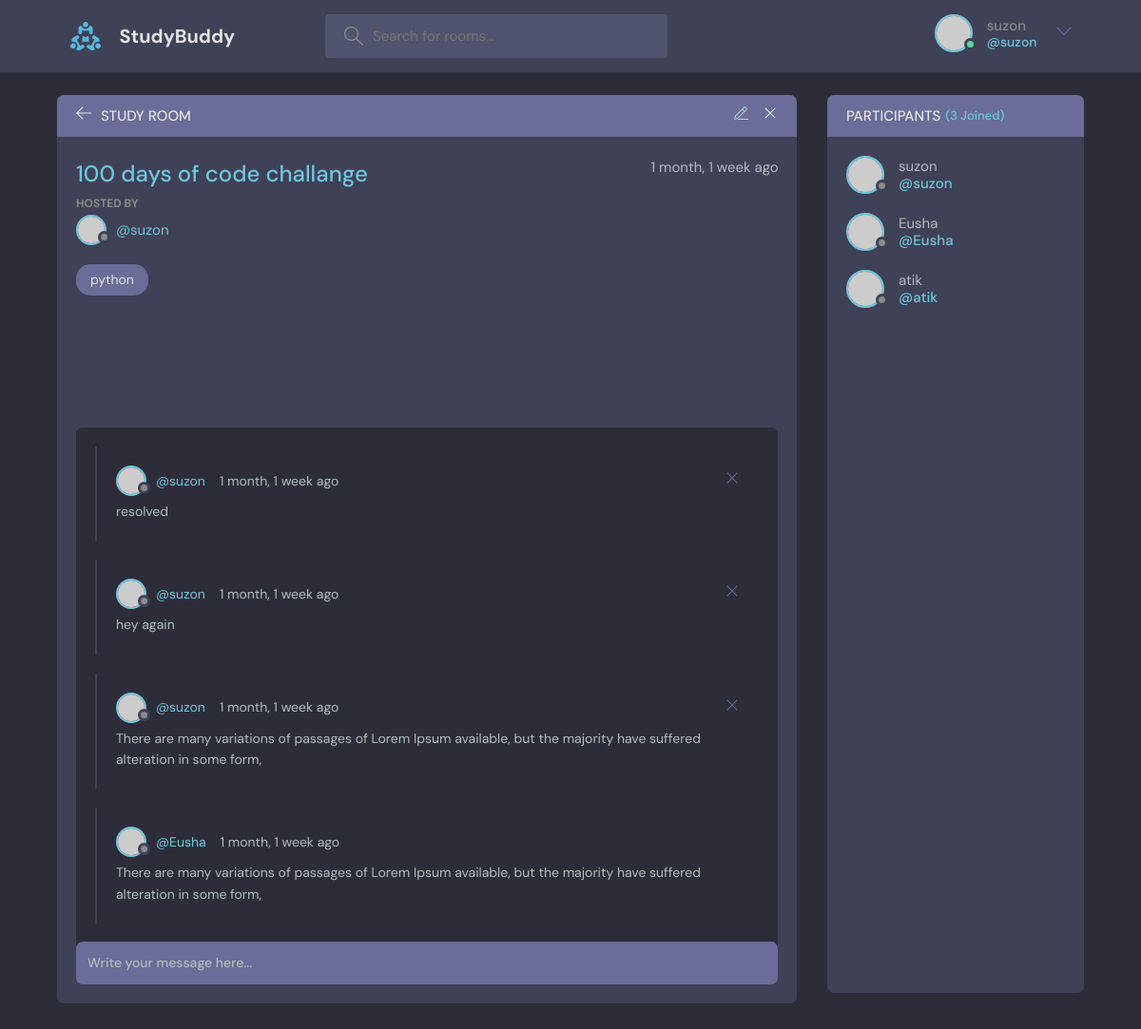
/room/2/ (signed in), run on the app's committed database.
### base/models.py (models this page shows, shortened)
class Room(models.Model):
    host = models.ForeignKey(User, on_delete=models.SET_NULL, null=True)
    topic = models.ForeignKey(Topic, on_delete=models.SET_NULL, null=True)
    name = models.CharField(max_length=200)
    description = models.TextField(null=True, blank=True)
    participants = models.ManyToManyField(User, related_name='participants', blank=True)
    updated = models.DateTimeField(auto_now=True)
    created = models.DateTimeField(auto_now_add=True)
    class Meta:
        ordering = ['-updated', '-created']

class Topic(models.Model):
    name = models.CharField(max_length=200)
    def __str__(self):
        return self.name

class Message(models.Model):
    user = models.ForeignKey(User, on_delete=models.CASCADE)
    room = models.ForeignKey(Room, on_delete=models.CASCADE)
    body = models.TextField()
    updated = models.DateTimeField(auto_now=True)
    created = models.DateTimeField(auto_now_add=True)
    class Meta:
        ordering = ['-updated', '-created']

### base/views.py (the view, shortened to what this page needs)
# urls.py: path('room/<str:pk>/', views.room, name="room"),
def room(request, pk):
    room = Room.objects.get(id=pk)
    room_messages = room.message_set.all()
    participants = room.participants.all()
    context = {'room': room, 'room_messages': room_messages,
               'participants': participants}
    return render(request, 'base/room.html', context)

### base/templates/base/room.html (shortened to what this page needs)
{% extends 'main.html' %}
{% block content %}
    <main class="profile-page layout layout--2">
      <div class="container">
        <div class="room">
          <div class="room__top">
            <div class="room__topLeft">
              <a href="{% url 'home' %}">
                <svg version="1.1" xmlns="http://www.w3.org/2000/svg" width="32" height="32" viewBox="0 0 32 32">
                  <title>arrow-left</title>
                  <path
                    d="M13.723 2.286l-13.723 13.714 13.719 13.714 1.616-1.611-10.96-10.96h27.625v-2.286h-27.625l10.965-10.965-1.616-1.607z"
                  ></path>
                </svg>
              </a>
              <h3>Study Room</h3>
            </div>
            {% if room.host == request.user %}
            <div class="room__topRight">
              <a href="{% url 'update-room' room.id %}">
              </a>
              <a href="{% url 'delete-room' room.id %}">
                <svg version="1.1" xmlns="http://www.w3.org/2000/svg" width="32" height="32" viewBox="0 0 32 32">
                  <title>remove</title>
                  <path
                    d="M27.314 6.019l-1.333-1.333-9.98 9.981-9.981-9.981-1.333 1.333 9.981 9.981-9.981 9.98 1.333 1.333 9.981-9.98 9.98 9.98 1.333-1.333-9.98-9.98 9.98-9.981z"
                  ></path>
                </svg>
              </a>
            </div>
            {% endif %}
          </div>
          <div class="room__box scroll">
            <div class="room__header scroll">
              <div class="room__info">
                <h3>{{ room.name }}</h3>
                <span>{{ room.created|timesince }} ago</span>
              </div>
              <div class="room__hosted">
                <p>Hosted By</p>
                <a href="{% url 'user-profile' room.host.id %}" class="room__author">
                  <div class="avatar avatar--small">
                    <img src="https://randomuser.me/api/portraits/men/37.jpg" />
                  </div>
                  <span>@{{ room.host.username }}</span>
                </a>
              </div>
              <span class="room__topics">{{ room.topic }}</span>
            </div>
            <div class="room__conversation">
              <div class="threads scroll">
                {% for message in room_messages %}
                <div class="thread">
                  <div class="thread__top">
                    <div class="thread__author">
                      <a href="{% url 'user-profile' message.user.id %}" class="thread__authorInfo">
                        <div class="avatar avatar--small">
                          <img src="https://randomuser.me/api/portraits/men/37.jpg" />
                        </div>
                        <span>@{{ message.user.username }}</span>
                      </a>
                      <span class="thread__date">{{ message.created|timesince }} ago</span>
                    </div>
                    {% if request.user == message.user %}
                    <a href="{% url 'delete-message' message.id %}">
                      <div class="thread__delete">
                        <svg version="1.1" xmlns="http://www.w3.org/2000/svg" width="32" height="32" viewBox="0 0 32 32">
                          <title>remove</title>
                          <path
                            d="M27.314 6.019l-1.333-1.333-9.98 9.981-9.981-9.981-1.333 1.333 9.981 9.981-9.981 9.98 1.333 1.333 9.981-9.98 9.98 9.98 1.333-1.333-9.98-9.98 9.98-9.981z"
                          ></path>
                        </svg>
                      </div>
                    </a>
                    {% endif %}
                  </div>
                  <div class="thread__details">
                    {{ message.body }}
                  </div>
                </div>
                {% endfor %}
              </div>
            </div>
          </div>
          <div class="room__message">
            <form action="#" method="POST">
              <input name="body" placeholder="Write your message here..." /></form>
          </div>
        </div>
        <div class="participants">
          <h3 class="participants__top">Participants <span>({{ participants.count }} Joined)</span></h3>
          <div class="participants__list scroll">
            {% for user in participants %}
            <a href="{% url 'user-profile' user.id %}" class="participant">
              <div class="avatar avatar--medium">
                <img src="https://randomuser.me/api/portraits/men/37.jpg" />
              </div>
              <p>
                {{ user.username }}
                <span>@{{ user.username }}</span>
              </p>
            </a>
            {% endfor %}
          </div>
        </div>
      </div>
    </main>
{% endblock content %}

### templates/navbar.html (shortened to what this page needs)
{% load static %}
<header class="header header--loggedIn">
    <div class="container">
      <a href="{% url 'home' %}" class="header__logo">
        <img src="{% static 'images/logo.svg' %}"/>
        <h1>StudyBuddy</h1>
      </a>
      <form class="header__search" method="GET" action="{% url 'home' %}">
        <label>
          <input name="q" placeholder="Search for rooms..." />
        </label>
      </form>
      <nav class="header__menu">
        {% if request.user.is_authenticated %}
        <div class="header__user">
          <a href="{% url 'update-user' %}" >
            <div class="avatar avatar--medium active">
              <img src="https://randomuser.me/api/portraits/men/37.jpg" />
            </div>
            <p>{{ request.user.username }}<span>@{{ request.user.username }}</span></p>
          </a>
          <button class="dropdown-button">
            <svg version="1.1" xmlns="http://www.w3.org/2000/svg" width="32" height="32" viewBox="0 0 32 32">
              <title>chevron-down</title>
              <path d="M16 21l-13-13h-3l16 16 16-16h-3l-13 13z"></path>
            </svg>
          </button>
        </div>
        {% else %}
        <a href="{% url 'login' %}">
          <img src="{% static 'images/avatar.svg' %}"/>
          <p>Login</p>
        </a>
        {% endif %}
      </nav>
    </div>
</header>

### data on the page
Room: name "100 days of code challange", created "1 month, 1 week", host.username "suzon", topic "python"
Message: user.username "suzon", created "1 month, 1 week", body "resolved"
Message: user.username "suzon", created "1 month, 1 week", body "hey again"
Message: user.username "suzon", created "1 month, 1 week", body "There are many variations of passages of Lorem Ipsum available, but the majority have suffered alteration in some form,"
Message: user.username "Eusha", created "1 month, 1 week", body "There are many variations of passages of Lorem Ipsum available, but the majority have suffered alteration in some form,"

### other printed values
{{ request.user.username }} "suzon"
{{ participants.count }} "3"
{{ user.username }} "suzon"
{{ user.username }} "Eusha"
{{ user.username }} "atik"
